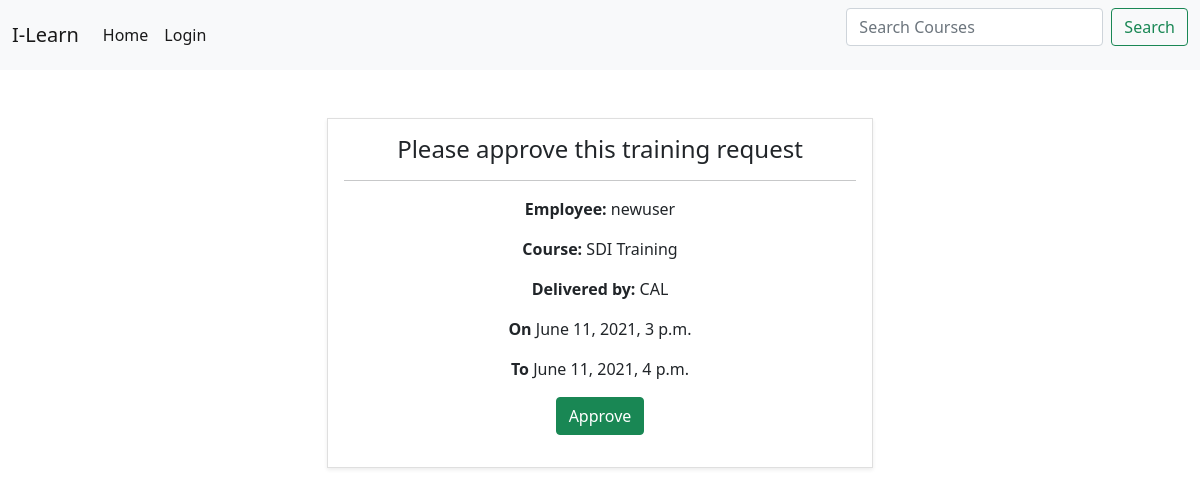
The app's page /approve/booking/22/ with its own data.
### booking/models.py (models this page shows, shortened)
class attendees(models.Model):
    courseNeededBy = [
        ('W1M', 'Within 1 Month'),
        ('1-3', '1-3 Months'),
        ('3-6', '3-6 Months'),
        ('6+M', '6+ Months'),
    ]
    statuses = [
        ('PEN', 'Pending'),
        ('APR', 'Approved'),
        ('REJ', 'Rejected'),
    ]
    user = models.ForeignKey(User, on_delete=models.CASCADE, related_name='user')
    role = models.CharField(max_length=100)
    course = models.ForeignKey(Course, on_delete=models.CASCADE)
    course_due = models.CharField(max_length=3, choices=courseNeededBy)
    your_development = models.CharField(max_length=3000)
    status = models.CharField(max_length=3, choices=statuses, default='PEN')

class Course(models.Model):
    staff=(
        ('CAL', 'CALUM'),
        ('YAN', 'YANNA'),
        ('HAN', 'HANNA'),
        ('EXT', 'EXTERNAL'),
    )
    divisions = (
        ('GLO','Company Wide'),
        ('OPE','Operations'),
        ('TEC','Technology'),
        ('FIN','Finance'),
        ('MAR','Marketing'),
    )
    courseNumber = models.IntegerField()
    courseName = models.CharField(max_length=200)
    courseDesc = models.CharField(max_length=500)
    host = models.CharField(max_length=3, choices=staff)
    min_participants = models.IntegerField()
    max_participants = models.IntegerField()
    start_date = models.DateTimeField()
    end_date = models.DateTimeField()
    program = models.ForeignKey(Programs, on_delete=models.CASCADE, default=4)
    division_access = models.CharField(max_length=3, choices=divisions, default='GLO')
    image=models.ImageField(default='course.jpg',upload_to='course_photos') #Setting the users profile pic
    course_completed = models.BooleanField(blank=True)

### booking/views.py (the view, shortened to what this page needs)
# urls.py: path('approve/booking/<int:pk>/', approveBooking.as_view(), name='approve'),
class approveBooking(View):
    def get(self, request, *args, **kwargs):
        attend_id = self.kwargs.get('pk', None)
        booking_inst = attendees.objects.get(id = attend_id)
        context = {'bookingInst':booking_inst}
        return render(request,'booking/approveRequest.html', context)

### booking/templates/booking/approveRequest.html (shortened to what this page needs)
{% extends "booking/base.html" %}
{% block content %}
<br>
<br>
<div class="content-section container px-4">
<div class="col-xs-12 col-sm-6 col-md-6 col-lg-6 mx-auto">
    <div class="card rounded-0 p-0 shadow-sm">
      <div class="card-body text-center">
          <h4>Please approve this training request</h4>
          <hr>
          <p><b>Employee: </b>{{bookingInst.user}}</p>
          <p><b>Course: </b>{{bookingInst.course.courseName}}</p>
          <p><b>Delivered by: </b>{{bookingInst.course.host}}</p>
          <p><b>On </b>{{bookingInst.course.start_date}}</p>
          <p><b>To </b>{{bookingInst.course.end_date}}</p>
          <form method="POST">
              <button class="btn btn-success">Approve</button>
          </form>
      </div>
    </div>
  </div>
</div>
<div class="colorulDiv" style="height: 100%; width: 100%;">
</div>
{% endblock %}

### records on screen
attendees: user "newuser", course.courseName "SDI Training", course.host "CAL", course.start_date "June 11, 2021, 3 p.m.", course.end_date "June 11, 2021, 4 p.m."
